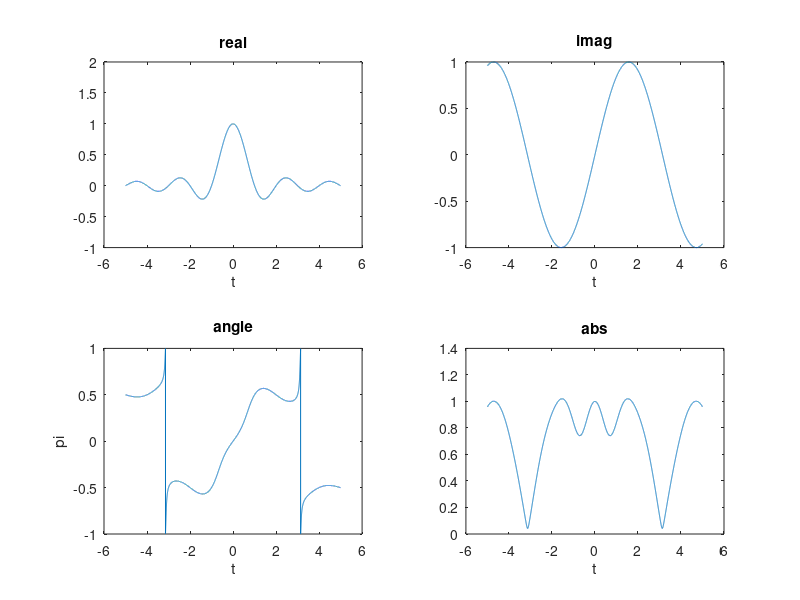
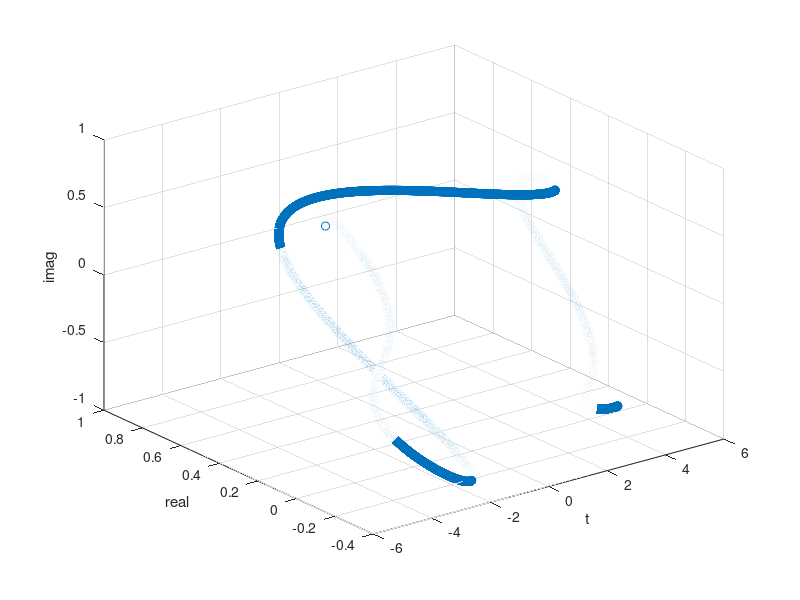

The MATLAB script that drew these images, in order:
clc; clear; close all;

dt=1e-3;
t = -5:dt:5-dt;

% X = xpi(t,1,4) - j*xpi(t,-1,4);
% X = (xpi(t,1,4) - j*xpi(t,-1,4)) .* (xpi(t,1,4) + j*xpi(t,-1,4));
X = sinc(t) + j*sin(t);


figure(1);
subplot(2,2,1);
plot(t,real(X));
title("real");
xlabel("t");
ylim([-1,2]);

subplot(2,2,2)
plot(t,imag(X));
title("imag");
xlabel("t");
ylim([-1,1]);

subplot(2,2,3)
plot(t,angle(X)/pi);
title("angle");
xlabel("t");
ylabel("pi")
ylim([-1,1]);

subplot(2,2,4)
plot(t,abs(X));
title("abs");
xlabel("t");
% ylim([-1,1]);


figure(2);
plot3(t, real(X), imag(X), 'o');
xlabel("t"); ylabel("real");zlabel("imag"); grid on;
